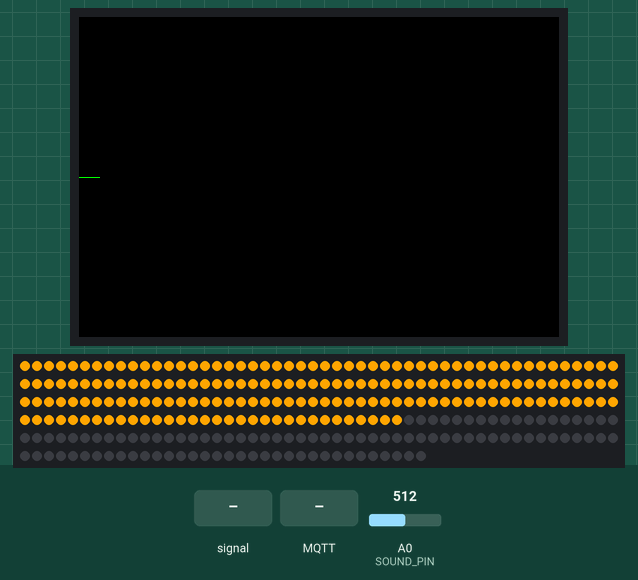
A sketch run on a simulated ESP8266 (NodeMCU). On the bench: 480×320 colour display, 284 RGB LEDs in strip order, left to right, continuing on the next row. The inputs (shaded band) are chosen by the test bench; at power-on: A0 (SOUND_PIN) = 512. WiFi joins after 1.5 s; servers stay silent unless stated; random numbers use the default seed unless the sketch sets one; no MQTT or app messages arrive unless stated; not simulated (calls return 0 or success): arduino_secrets.h; what the sketch prints to the serial monitor is not drawn.

Above: at 3.04 s.
3.1 s: A0 (SOUND_PIN) fed a 200 Hz sine of ±255 counts around its level
At 3.47 s:
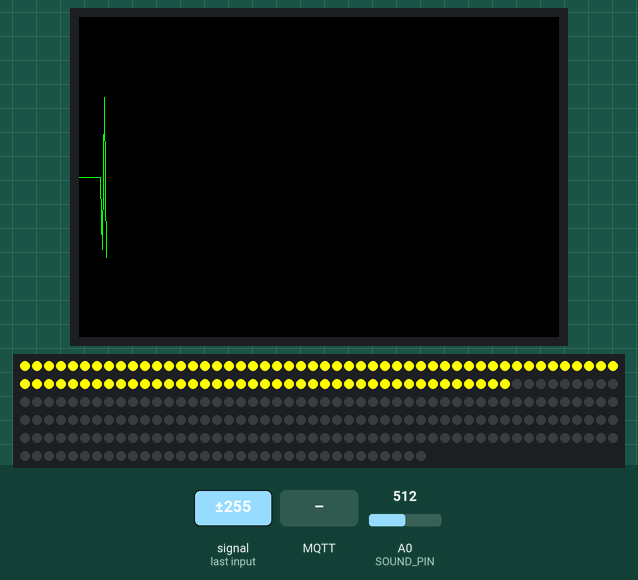
4.7 s: A0 (SOUND_PIN) set to 3
At 4.75 s:
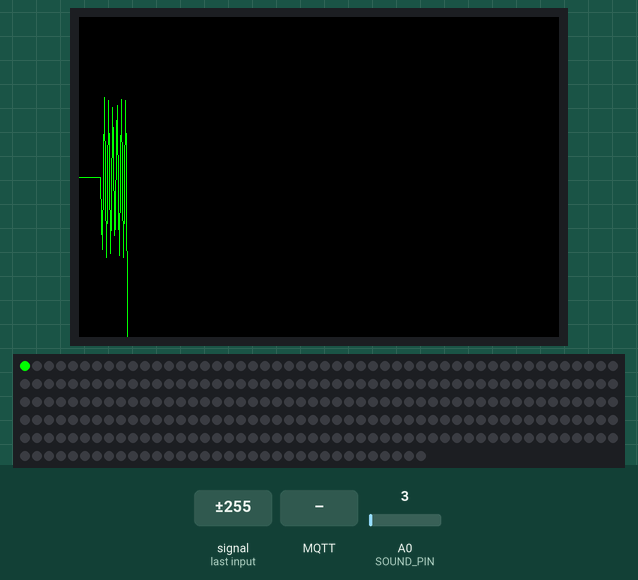
6.4 s: A0 (SOUND_PIN) set to 0
7.9 s: A0 (SOUND_PIN) set to 900
At 7.98 s:
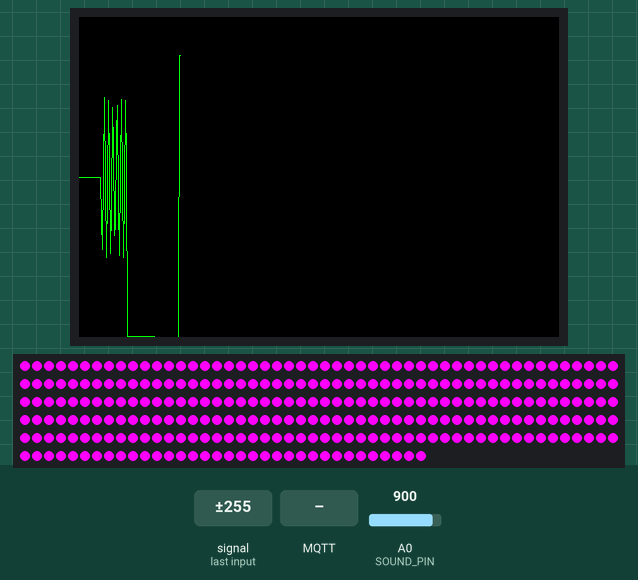
9.5 s: A0 (SOUND_PIN) fed a 200 Hz sine of ±81 counts around its level
At 9.69 s:
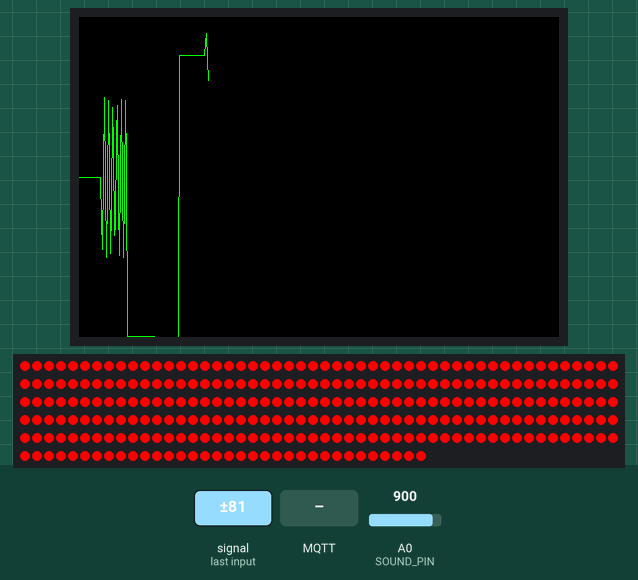
12.5 s: MQTT message "1" arrives on the first subscribed topic
At 12.56 s:
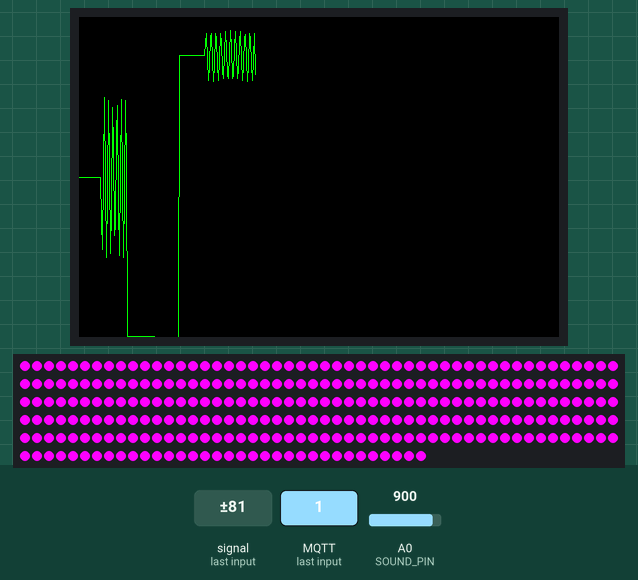

Measured:
- after the input at 7.9 s, the display: first changes at once (image 3 shows a later state)

The sketch:

Sound_Level_Indicator_MQTT.ino
```cpp
#include <Adafruit_NeoPixel.h>
#include <WiFiClient.h>
#include <ESP8266WiFi.h>
#include <PubSubClient.h>
#include <SPI.h>
#include <TFT_eSPI.h> // TFT_eSPI library for SPI displays
#include "arduino_secrets.h"

// WiFi and MQTT configuration
const char* ssid = SECRET_SSID;
const char* password = SECRET_PASS;
const char* mqtt_username = SECRET_MQTTUSER;
const char* mqtt_password = SECRET_MQTTPASS;
const char* mqtt_server = "mqtt.cetools.org";
const int mqtt_port = 1884;
const char* mqtt_topic = "student/ucfnadu/sound";

// LED strip configuration
#define LED_PIN D1
#define NUM_LEDS 284
Adafruit_NeoPixel strip(NUM_LEDS, LED_PIN, NEO_GRB + NEO_KHZ800);

// Sound sensor configuration
#define SOUND_PIN A0
int soundLevel = 0;
int numLedsToLight = 0;

TFT_eSPI tft = TFT_eSPI(); // Create an instance of the display

// WiFi and MQTT clients
WiFiClient espClient;
PubSubClient client(espClient);

// Buffer to store amplitude data
#define BUFFER_SIZE 1
int amplitudeBuffer[BUFFER_SIZE] = {0};
int bufferIndex = 0;

void setup() {
  Serial.begin(115200);
  Serial.println("Starting setup...");

  // Initialize TFT display
  tft.init();
  tft.setRotation(1); // Set the display orientation
  tft.fillScreen(TFT_BLACK); // Clear the screen
  Serial.println("TFT display initialized.");

  // Initialize LED strip
  strip.begin();
  strip.show();
  Serial.println("LED strip initialized.");

  // Configure sound sensor pin
  pinMode(SOUND_PIN, INPUT);
  Serial.println("Sound sensor pin configured.");

  // Connect to WiFi
  Serial.println("Attempting WiFi connection...");
  setupWifi();

  // Setup MQTT
  client.setServer(mqtt_server, mqtt_port);
  client.setCallback(mqttCallback); // Callback for incoming MQTT messages
  Serial.println("MQTT client configured.");

  Serial.println("Setup complete!");
}

void loop() {
  Serial.println("Starting loop iteration...");

  // Read sound level and store in buffer
  soundLevel = analogRead(SOUND_PIN);
  amplitudeBuffer[bufferIndex] = soundLevel;
  bufferIndex = (bufferIndex + 1) % BUFFER_SIZE;

  // Display the time-domain waveform
  displaySoundWave();

  // Map sound level to the number of LEDs
  numLedsToLight = map(soundLevel, 0, 800, 0, NUM_LEDS);
  updateLEDColors(numLedsToLight);

  // Ensure WiFi and MQTT connections
  checkConnections();

  // Publish sound data to MQTT
  sendSoundDataToMQTT(soundLevel, numLedsToLight);

  delay(50); // Adjust delay for smooth updates
}

void setupWifi() {
  WiFi.mode(WIFI_STA); // Explicitly set station mode
  WiFi.begin(ssid, password);

  while (WiFi.status() != WL_CONNECTED) {
    Serial.println("Connecting to WiFi...");
    delay(500);
  }
  Serial.println("WiFi connected!");
  Serial.print("IP address: ");
  Serial.println(WiFi.localIP());
}

void reconnectMQTT() {
  while (!client.connected()) {
    Serial.println("Attempting MQTT connection...");
    String clientId = "SoundLevelClient";
    clientId += String(random(0xffff), HEX);

    if (client.connect(clientId.c_str(), mqtt_username, mqtt_password)) {
      Serial.println("MQTT connected!");
      client.subscribe(mqtt_topic); // Ensure subscription is restored
    } else {
      Serial.print("MQTT connection failed, rc=");
      Serial.print(client.state());
      Serial.println(". Retrying in 2 seconds...");
      delay(2000);
    }
  }
}

void checkConnections() {
  if (WiFi.status() != WL_CONNECTED) {
    Serial.println("WiFi disconnected. Reconnecting...");
    setupWifi();
  }
  if (!client.connected()) {
    Serial.println("MQTT disconnected. Reconnecting...");
    reconnectMQTT();
  }
  client.loop(); // Maintain MQTT connection
}

void sendSoundDataToMQTT(int soundLevel, int numLeds) {
  char mqtt_message[100];
  snprintf(mqtt_message, sizeof(mqtt_message), "{\"soundLevel\": %d, \"numLedsLit\": %d}", soundLevel, numLeds);

  if (client.publish(mqtt_topic, mqtt_message)) {
    Serial.println("MQTT message published successfully.");
  } else {
    Serial.println("Failed to publish MQTT message.");
  }
}

void mqttCallback(char* topic, byte* payload, unsigned int length) {
  Serial.print("Message arrived on topic: ");
  Serial.println(topic);

  Serial.print("Message: ");
  for (unsigned int i = 0; i < length; i++) {
    Serial.print((char)payload[i]);
  }
  Serial.println();
}

void updateLEDColors(int numLeds) {
  for (int i = 0; i < NUM_LEDS; i++) {
    if (i < numLeds) {
      strip.setPixelColor(i, getLEDColor(soundLevel)); // Set color based on sound level
    } else {
      strip.setPixelColor(i, 0); // Turn off the LED
    }
  }
  strip.show();
}

uint32_t getLEDColor(int soundLevel) {
  int dbLevel = map(soundLevel, 0, 1023, 30, 130);
  if (dbLevel <= 50) {
    return strip.Color(0, 255, 0); // Green
  } else if (dbLevel <= 70) {
    return strip.Color(255, 255, 0); // Yellow
  } else if (dbLevel <= 90) {
    return strip.Color(255, 165, 0); // Orange
  } else if (dbLevel <= 110) {
    return strip.Color(255, 0, 0); // Red
  } else {
    return strip.Color(255, 0, 255); // Magenta
  }
}

void displaySoundWave() {
  static int lastX = 0;
  static int lastY = 0;

  // Graph dimensions
  const int graphX = 0;
  const int graphY = 0;
  const int graphWidth = 480;
  const int graphHeight = 320;

  // Setup starting point for plotting
  if (lastX == 0) {
    lastY = graphY + graphHeight - map(amplitudeBuffer[0], 0, 1023, 0, graphHeight);
    tft.drawPixel(lastX + graphX, lastY, TFT_GREEN);  // Start point
  }

  // Increment position
  int x1 = lastX;
  int y1 = lastY;
  int x2 = x1 + 1;  // Move to next x position
  if (x2 >= graphWidth) {
    // Clear the graph and reset if we've hit the end
    tft.fillRect(graphX, graphY, graphWidth, graphHeight, TFT_BLACK);
    x1 = 0;
    x2 = 1;
  }

  // Compute the new y position
  int y2 = graphY + graphHeight - map(amplitudeBuffer[x2 % BUFFER_SIZE], 0, 1023, 0, graphHeight);

  // Clear only the old point and draw new point
  tft.fillRect(lastX + graphX, lastY, 1, 1, TFT_BLACK);  // Clear old point
  tft.drawLine(x1 + graphX, y1, x2 + graphX, y2, TFT_GREEN); // Draw the new line

  // Update last positions
  lastX = x2;
  lastY = y2;
}
```
